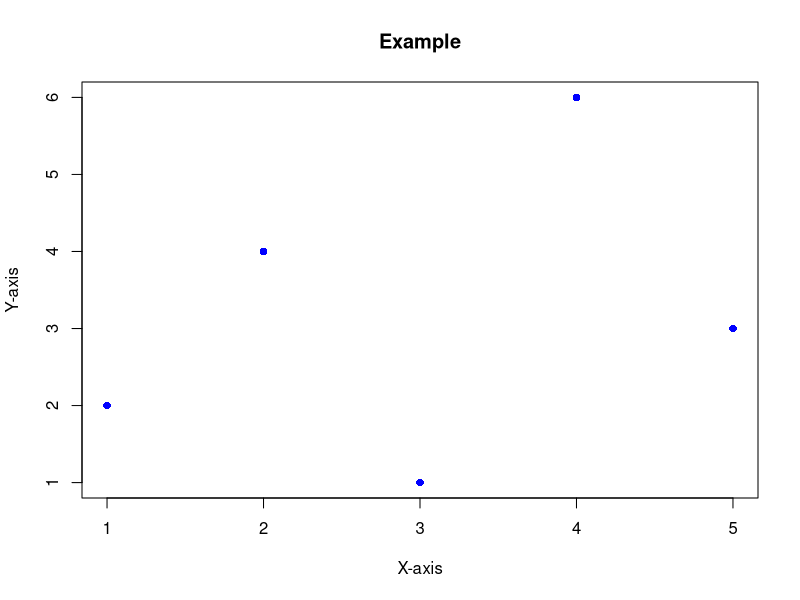
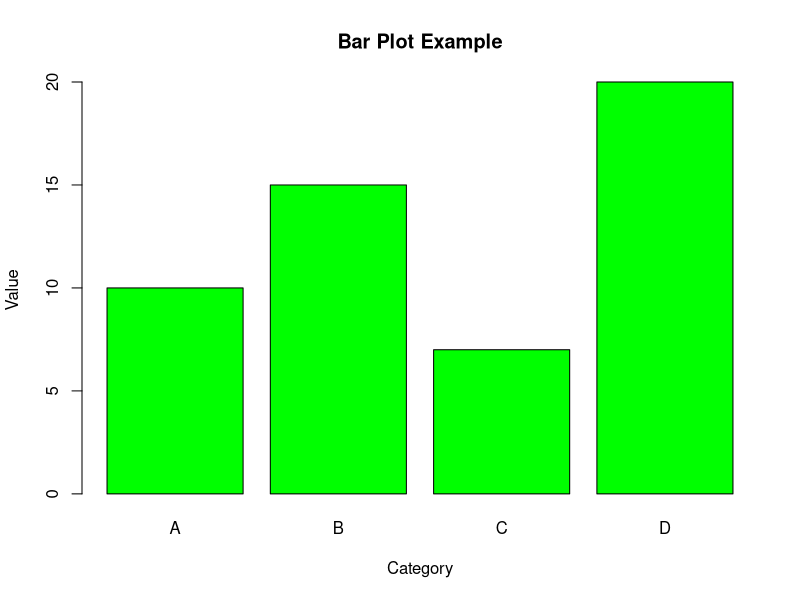
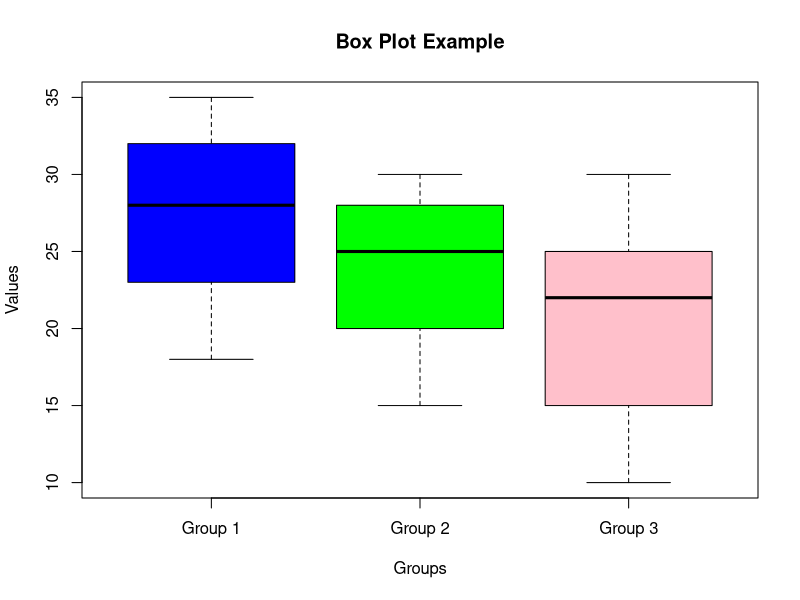

These figures' R source, in order:
## ---- chunk 1
#| class-source: medium_code
#| classes: medium_code
x <- c(1, 2, 3, 4, 5)
y <- c(2, 4, 1, 6, 3)
plot(x, y, main = "Example",
     xlab = "X-axis",            
     ylab = "Y-axis",          
     pch = 16, col = "blue")
## ---- chunk 2
#| class-source: medium_code
#| classes: medium_code
categories <- c("A", "B", "C", "D")
values <- c(10, 15, 7, 20)
barplot(values, 
        names.arg = categories, 
        main = "Bar Plot Example",
        xlab = "Category",
        ylab = "Value", col = "green")
## ---- chunk 3
#| class-source: medium_code
#| classes: medium_code
group1 <- c(23, 28, 32, 35, 18)
group2 <- c(15, 20, 28, 30, 25)
group3 <- c(10, 15, 22, 25, 30)
data <- list(group1, group2, group3)
boxplot(data, 
        names = c("Group 1", "Group 2", "Group 3"),
        main = "Box Plot Example",
        xlab = "Groups", ylab = "Values",
        col = c("blue", "green", "pink"))
